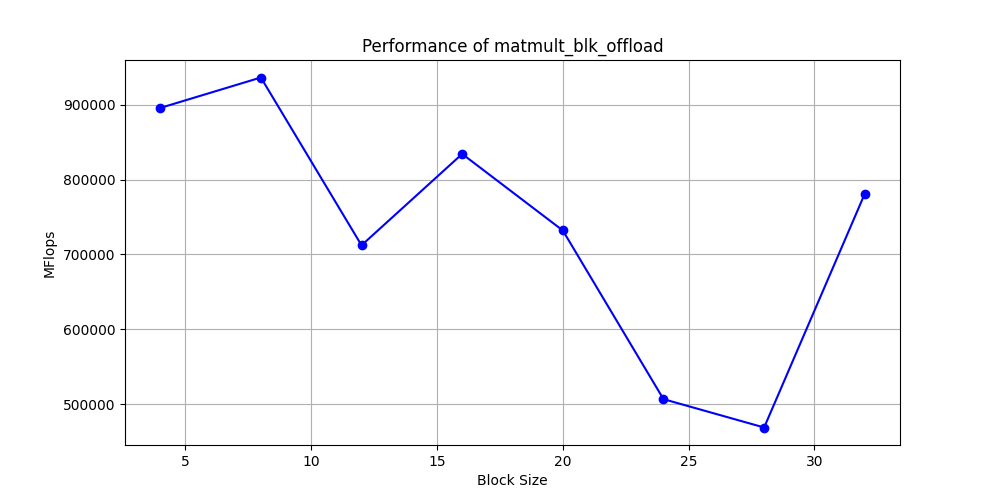

Reproduce this figure in Python.
import matplotlib.pyplot as plt

# Your data: pairs of (x, y) points
data = [
    (4, 895672.365),
    (8, 936349.028),
    (12, 712190.446),
    (16, 834244.421),
    (20, 731975.079),
    (24, 506684.608),
    (28, 468813.886),
    (32, 781066.592)
]

# Unzip the data into x and y coordinates
x, y = zip(*data)

# Create the plot
plt.figure(figsize=(10, 5))  # Set the figure size
plt.plot(x, y, 'o-', color='blue')  # Plot x vs y with blue line and circle markers
plt.title('Performance of matmult_blk_offload')  # The title of the plot
plt.xlabel('Block Size')  # X-axis label
plt.ylabel('MFlops')  # Y-axis label
plt.grid(True)  # Show grid
# plt.show()  # Display the plot
plt.savefig("q3.png")